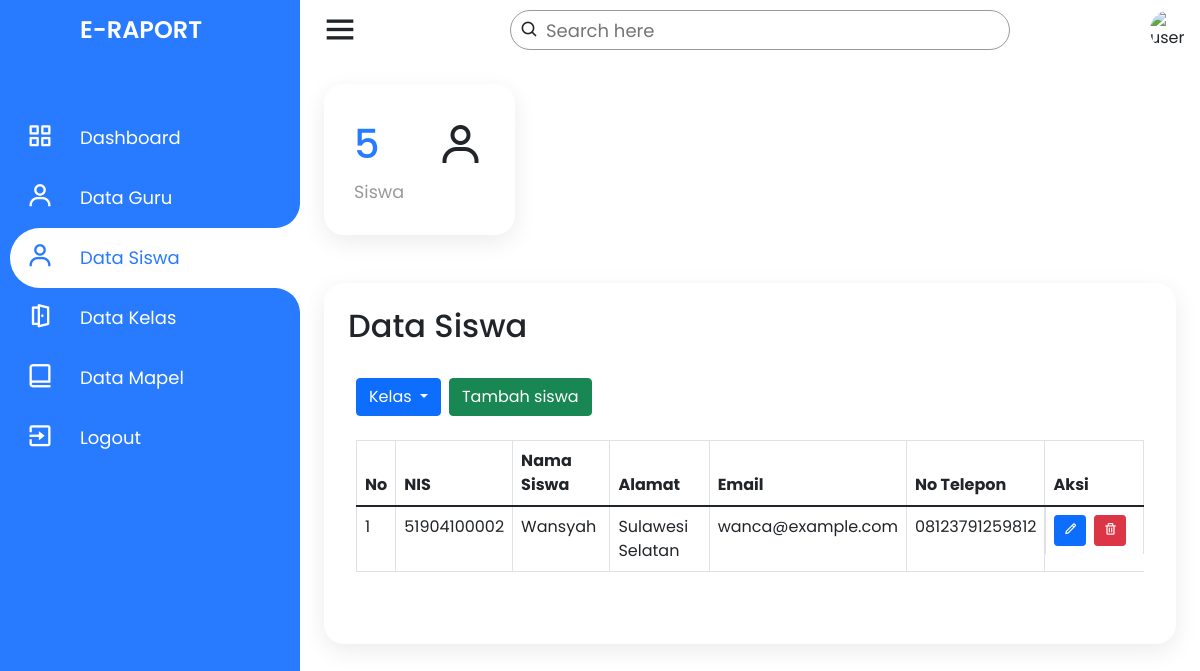
Page /admin/data-siswa?kls=8 (signed in) on the committed database.
### tables this page shows
CREATE TABLE `siswa` (
  `nis` varchar(11) NOT NULL,
  `nama_siswa` varchar(50) NOT NULL,
  `jenis_kelamin` enum('Laki-laki','Perempuan') NOT NULL,
  `alamat` text NOT NULL,
  `email` varchar(50) NOT NULL,
  `no_telp` varchar(14) NOT NULL,
  `agama` enum('Islam','Kristen','Katolik','Hindu','Buddha','Konghuchu') NOT NULL,
  `id_kelas` int(11) NOT NULL,
  `tanggal_lahir` date NOT NULL,
  `password` varchar(255) NOT NULL,
  PRIMARY KEY (`nis`),
  KEY `siswa_ibfk_1` (`id_kelas`),
  CONSTRAINT `siswa_ibfk_1` FOREIGN KEY (`id_kelas`) REFERENCES `kelas` (`id_kelas`) ON DELETE CASCADE ON UPDATE CASCADE
);

### admin/data-siswa.php (the view, shortened to what this page needs)
<?php
require_once dirname(__FILE__) . '/../model/siswa.php';
if (!isset($_GET['p'])) {
    $page_no = 1;
} else {
    $page_no = $_GET['p'];
}
if (!isset($_GET['kls'])) {
    $kelas_id = 1;
} else {
    $kelas_id = $_GET['kls'];
}
$records_per_page = 30;
$offset = ($page_no - 1) * $records_per_page;
?>
<!DOCTYPE html>
<html lang="en" dir="ltr">
<head>
    <link rel="stylesheet" href="style.css">
    <link href='https://unpkg.com/boxicons@2.0.7/css/boxicons.min.css' rel='stylesheet'>
    <link href="https://cdn.jsdelivr.net/npm/bootstrap@5.1.3/dist/css/bootstrap.min.css" rel="stylesheet">
    <link rel="stylesheet" href="../assets/css/style.css">
</head>
<body>
    <div class="container">
        <div class="navigation">
            <ul>
                <li>
                    <a href="#">
                        <span class="icon"></span>
                        <h1 class="title">E-Raport</h1>
                    </a>
                </li>
                <li>
                    <a href="../index">
                        <span class="icon"><i class='bx bx-grid-alt'></i></span>
                        <span class="title">Dashboard</span>
                    </a>
                </li>
                <li>
                    <a href="data-guru">
                        <span class="icon"><i class='bx bx-user'></i></span>
                        <span class="title">Data Guru</span>
                    </a>
                </li>
                <li class="hovered">
                    <a href="data-siswa">
                        <span class="icon"><i class='bx bx-user'></i></span>
                        <span class="title">Data Siswa</span>
                    </a>
                </li>
                <li>
                    <a href="data-kelas">
                        <span class="icon"><i class='bx bx-door-open'></i></span>
                        <span class="title">Data Kelas</span>
                    </a>
                </li>
                <li>
                    <a href="data-mapel">
                        <span class="icon"><i class='bx bx-book-alt'></i></span>
                        <span class="title">Data Mapel</span>
                    </a>
                </li>
                <li>
                    <a href="../logout">
                        <span class="icon"><i class='bx bx-exit'></i></span>
                        <span class="title">Logout</span>
                    </a>
                </li>
            </ul>
        </div>
    </div>
    <div class="main">
        <div class="topbar">
            <div class="toggle">
                <i class='bx bx-menu'></i>
            </div>
            <div class="search">
                <label>
                    <input type="text" name="search" id="search" placeholder="Search here">
                    <i class='bx bx-search'></i>
                </label>
            </div>
            <div class="user">
                <img src="https://blogger.googleusercontent.com/img/a/AVvXsEiXyPi_rGT6jD0HngbJm7ynV-rF3rbepixGAznBNXQteWfrkWk1VvidfrFLeLr3E1slcwmf0jQ3ktsRI1Ga6xMOftHsDC1fbi9Oid8jOz0YX22jl6_i38Y5xbRuLrmoQm2O371YilOhD77YN1xeyibg4_B0qHWhOv24q9DoKzQokmiuruFKmPYKvX1zeA" alt="user">
            </div>
        </div>
        <div class="cardBox">
            <div class="card">
                <div>
                    <?php
                    $result_siswa = $conn->query("SELECT * FROM siswa LIMIT $records_per_page OFFSET $offset");
                    if ($result_siswa && $result_siswa->num_rows > 0) {
                        $result_jml = $conn->query("SELECT COUNT(*) AS total_siswa FROM siswa");
                        $jml = $result_jml->fetch_assoc();
                        echo "<div class='numbers'>${jml['total_siswa']}</div>";
                    }
                    ?>
                    <div class="cardName">Siswa</div>
                </div>
                <div class="iconBx">
                    <i class='bx bx-user'></i>
                </div>
            </div>
        </div>
        <div class="konten">
            <h2 class="konten_title">
                Data Siswa
            </h2>
            <div class="konten_isi">
                <div class="konten_pengaturan">
                    <div class="dropdown">
                        <a class="btn btn-primary dropdown-toggle" href="#" role="button" id="dropdownMenuLink" data-bs-toggle="dropdown" aria-expanded="false">
                            Kelas
                        </a>
                    </div>
                    <a href="tambah-data-siswa"><button type="button" class="btn btn-success">Tambah
                            siswa</button></a>
                </div>
                <div class="konten_table table-responsive">
                    <table class="table table-bordered">
                        <thead>
                            <tr>
                                <th>No</th>
                                <th>NIS</th>
                                <th>Nama Siswa</th>
                                <th>Alamat</th>
                                <th>Email</th>
                                <th>No Telepon</th>
                                <th>Aksi</th>
                            </tr>
                        </thead>
                        <tbody>
                            <?php
                            $result_siswa = $conn->query("SELECT * FROM siswa WHERE id_kelas = $kelas_id LIMIT $records_per_page OFFSET $offset");
                            if ($result_siswa && $result_siswa->num_rows > 0) {
                                $no = 1;
                                while ($row = $result_siswa->fetch_assoc()) {
                                    echo "
                                <tr>
                                    <td>$no</td>
                                    <td>${row['nis']}</td>
                                    <td>${row['nama_siswa']}</td>
                                    <td>${row['alamat']}</td>
                                    <td>${row['email']}</td>
                                    <td>${row['no_telp']}</td>
                                    <td class='aksi'>
                                        <a href='ubah-data-siswa?nis=${row['nis']}'><button type='button' data-bs-toggle='tooltip' class='btn btn-primary btn-sm' title='Ubah'><i class='bx bx-pencil'></i></button></a>
                                        <a href='hapus-data-siswa?nis=${row['nis']}'><button type='button' data-bs-toggle='tooltip' class='btn btn-danger btn-sm' title='Hapus'><i class='bx bx-trash'></i></button></a>
                                    </td>
                                </tr>
                                ";
                                    $no++;
                                }
                            }
                            ?>
                        </tbody>
                    </table>
                </div>
            </div>
        </div>
    </div>
</body>
</html>

### rows in the picture
siswa: nis "51904100002", nama_siswa "Wansyah", alamat "Sulawesi Selatan", email "wanca@example.com", no_telp "08123791259812"

### other values in the picture
jml['total_siswa'] "5"
